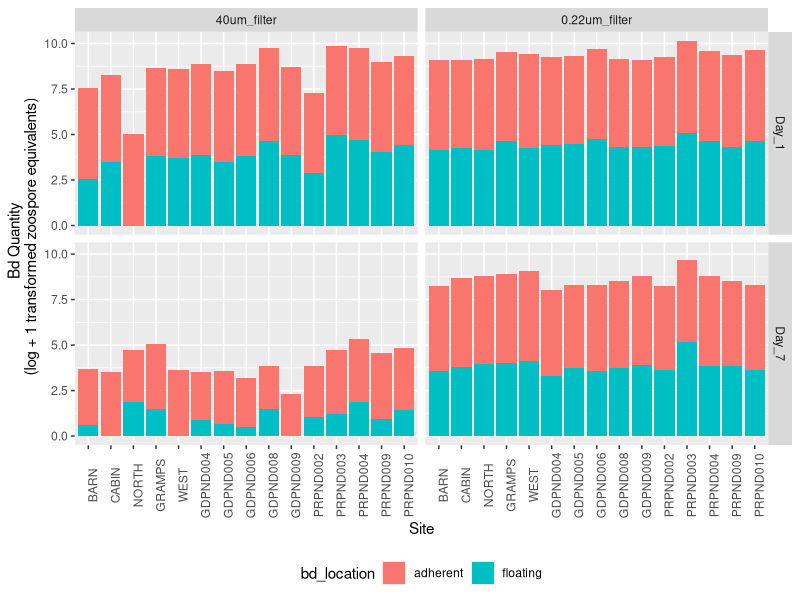
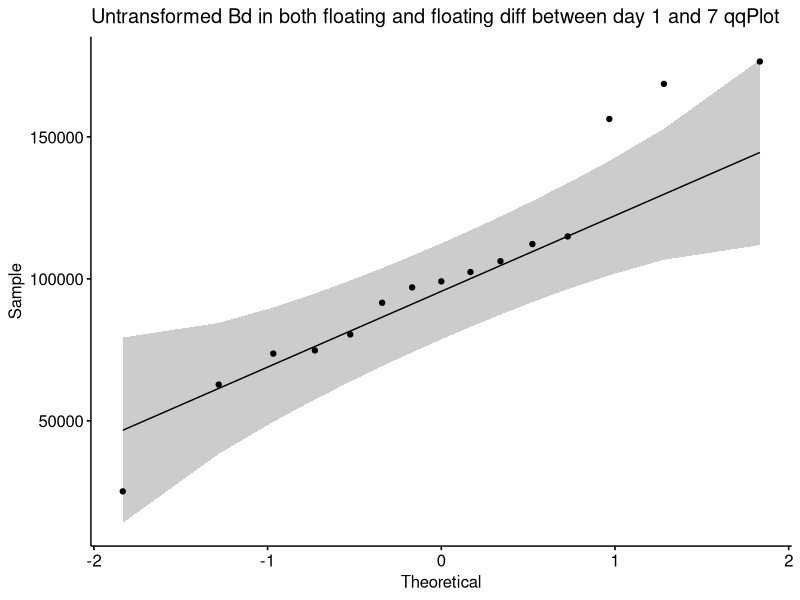
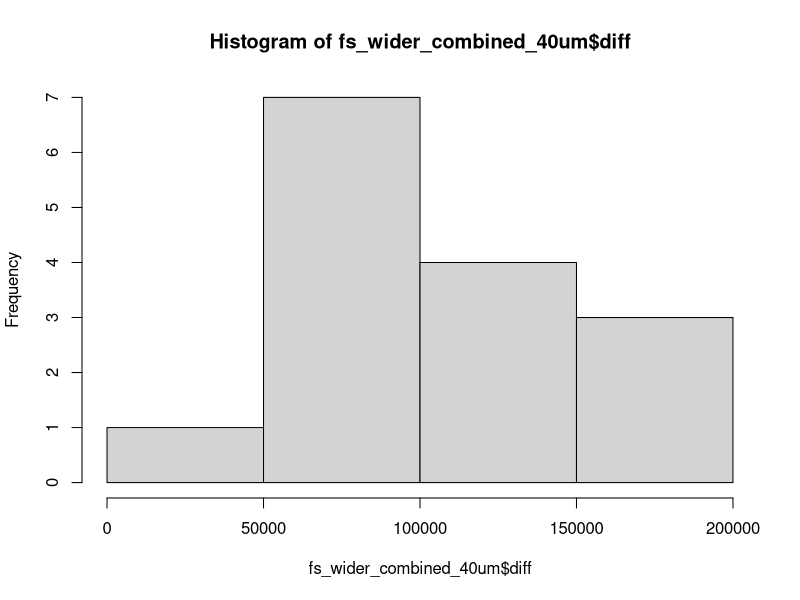
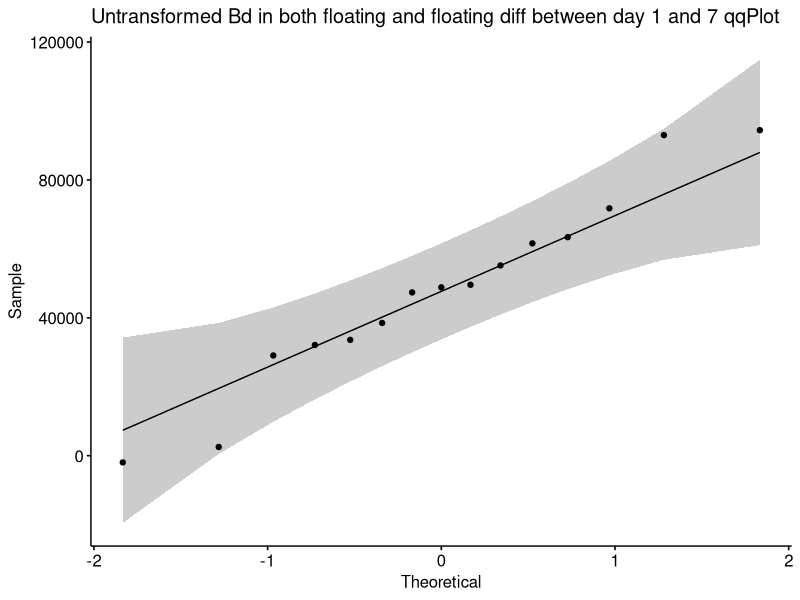
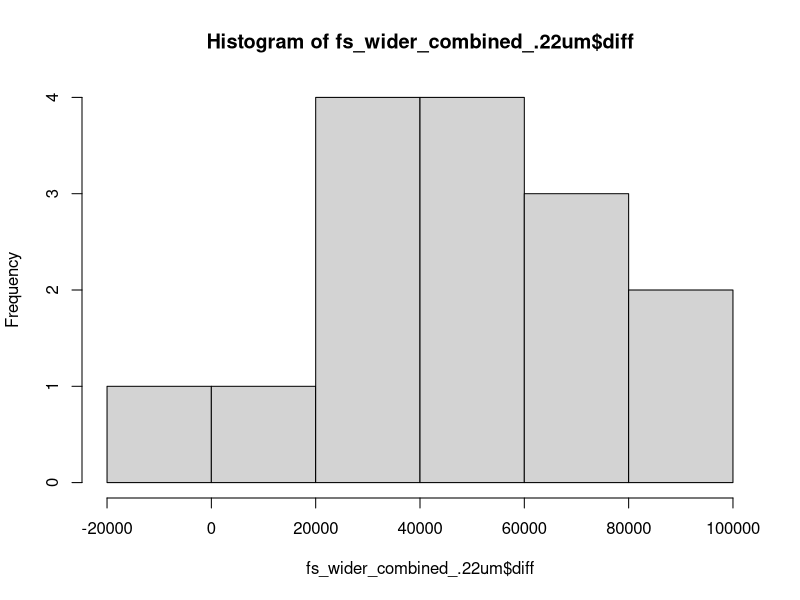
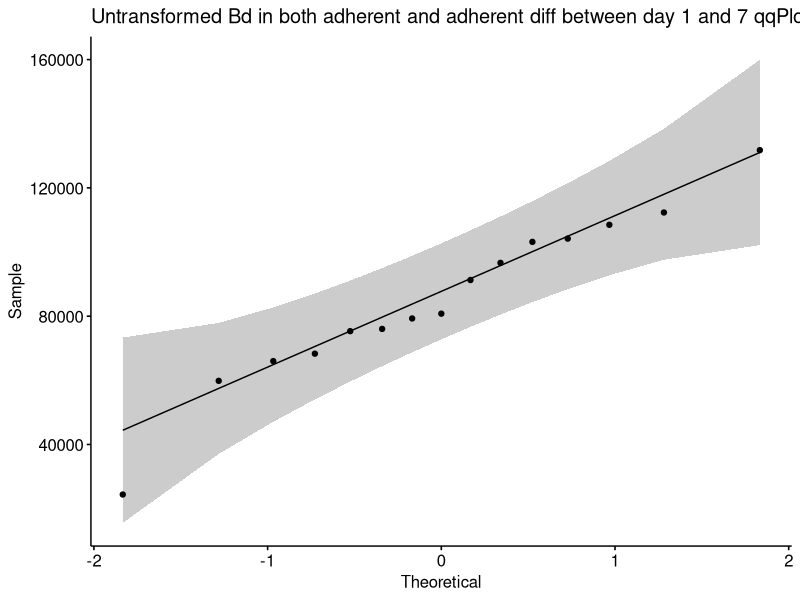
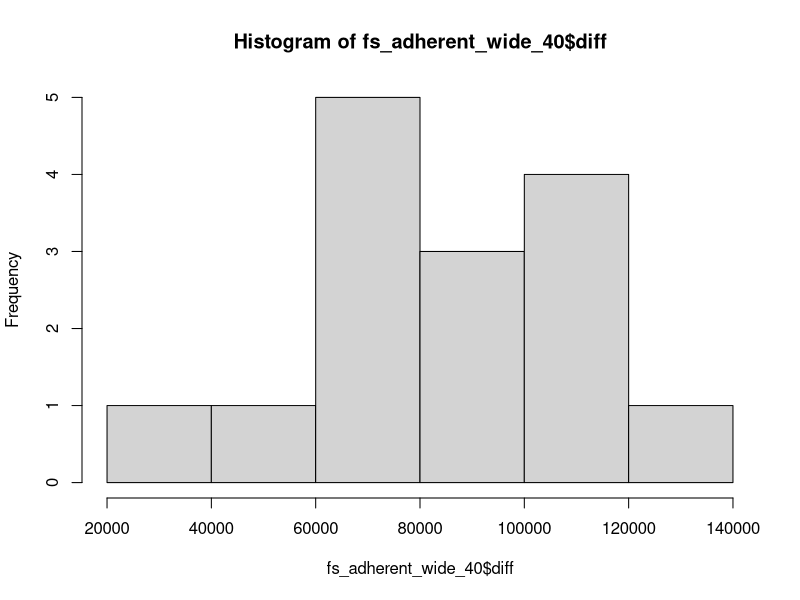
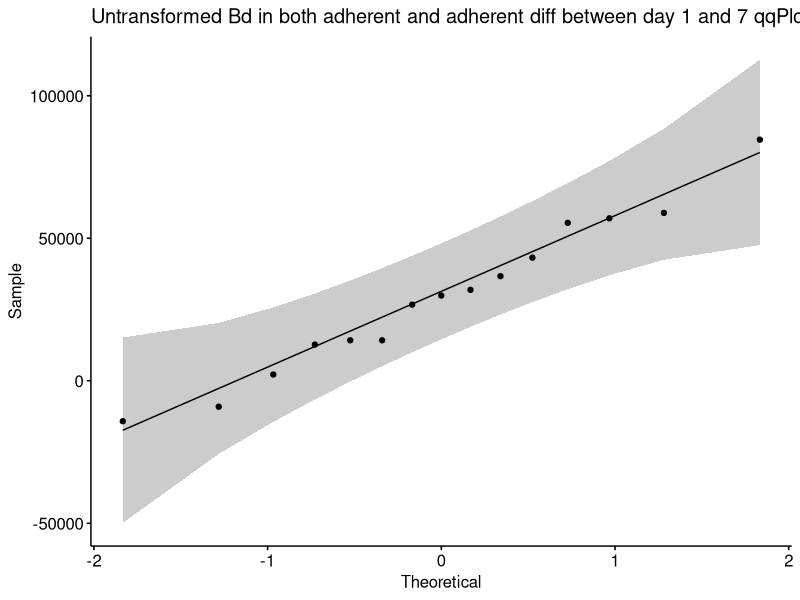

Write the R code that produced these figures, in order.
## ---- chunk 1
#| warning: false
#| include: false

# Data wrangling

## read in and clean data
library(tidyverse) # for cleaning and viewing data
library(here) # for importing data
library(ggpubr)
library(rstatix)
library(ggplot2)
library(car)
library(multcomp)

ns_biofilm_bd <- read.csv(here("data", "nine-sites-biofilm-on-Bd - Sheet1.csv"))
fs_pw_bd <- read.csv(here("data", "fifteen-sites-PW-on-Bd - Sheet1.csv"))


# data type cleaning

#  Part I
fs_pw_bd$bd_location <- factor(fs_pw_bd$bd_location, levels = c("adherent", "floating"))
fs_pw_bd$filter <- factor(fs_pw_bd$filter,
                          levels = c("40um_filter", "0.22um_filter"))
fs_pw_bd$day <- factor(fs_pw_bd$day, levels = c("1", "7"),
                            labels = c("Day_1", "Day_7"))
fs_pw_bd$site <- factor(fs_pw_bd$site,
                          levels = c("BARN", "CABIN", "NORTH", "GRAMPS", "WEST", "GDPND004", "GDPND005", "GDPND006", "GDPND008", "GDPND009", "PRPND002", "PRPND003", "PRPND004", "PRPND009", "PRPND010", "sterile MQ"))

#  Part II
ns_biofilm_bd$site <- factor(ns_biofilm_bd$site,
                                levels = c("CABIN", "GRAMPS", "WEST", "GDPND005", "GDPND006", "GDPND009", "PRPND004", "PRPND009", "PRPND010"))
ns_biofilm_bd$bd_location <- factor(ns_biofilm_bd$bd_location, levels = c("supernatant", "biofilm"))
ns_biofilm_bd$day <- factor(ns_biofilm_bd$day, levels = c("0", "1", "7"), 
                            labels = c("Day_0", "Day_1", "Day_7")) 
                            
unique(ns_biofilm_bd$site)
# remove the controls
fs_pw_bd <- fs_pw_bd %>%
  filter(site != "sterile MQ")

# no control for nine site expt

## ---- chunk 2
fs_pw_bd %>%
ggplot(aes(y= log10(bd_qty + 1), x = site, fill=bd_location)) + 
    geom_col() +
    facet_grid(day~filter)+
    #theme_classic() +
   theme(axis.text.x = element_text(angle = 90),
          legend.position = "bottom") + 
    xlab("Site") +
    ylab("Bd Quantity \n (log + 1 transformed zoospore equivalents)")
  ggtitle("Effect of aquatic environmental microbes on Bd growth")
## ---- chunk 3
# Assumptions testing

# Step 1: combine floating and floating
fs_wider_combined <- fs_pw_bd %>%
  pivot_wider(names_from = bd_location, values_from = bd_qty) %>%
  mutate(combined_bd = adherent + floating)

fs_wider_combined <- subset(fs_wider_combined, select = -c(adherent,floating) )

fs_wider_combined <- fs_wider_combined %>% 
  # calculate diff
  pivot_wider(names_from = day, values_from = combined_bd) %>%
  mutate(diff = Day_1 - Day_7)

# Step 2: create subsets for each treatment
fs_wider_combined_40um <- fs_wider_combined %>% 
  filter(filter =="40um_filter")
fs_wider_combined_.22um <- fs_wider_combined %>% 
  filter(filter =="0.22um_filter")

# Step 3: check normality of the differences across groups
fs_wider_combined_40um %>% 
 ggqqplot("diff", title = "Untransformed Bd in both floating and floating diff between day 1 and 7 qqPlot") # good enough
shapiro.test(fs_wider_combined_40um$diff) # normal, yay!
hist(fs_wider_combined_40um$diff) # good enough

fs_wider_combined_.22um %>% 
 ggqqplot("diff", title = "Untransformed Bd in both floating and floating diff between day 1 and 7 qqPlot") # gorgeous
shapiro.test(fs_wider_combined_.22um$diff) # normal, yay!
hist(fs_wider_combined_.22um$diff) # good enough
  
## ---- chunk 4
# Step 3: run the paired t-test on the difference
t.test(fs_wider_combined_40um$diff, fs_wider_combined_.22um$diff, paired = TRUE)
## ---- chunk 5
# Step 1: SELECT ONLY adherent BD and calculate the diff between day 1 and 7
fs_adherent_wide <- fs_pw_bd %>%
  filter(bd_location =="adherent") %>% 
  # calculate diff
  pivot_wider(names_from = day, values_from = bd_qty) %>%
  mutate(diff = Day_1 - Day_7)

# Step 2: create subsets for each treatment
fs_adherent_wide_40 <- fs_adherent_wide %>% 
  filter(filter =="40um_filter")
fs_adherent_wide_.22 <- fs_adherent_wide %>% 
  filter(filter =="0.22um_filter")

# Step 3: check normality of the differences across groups
fs_adherent_wide_40  %>% 
 ggqqplot("diff", title = "Untransformed Bd in both adherent and adherent diff between day 1 and 7 qqPlot") # perf
shapiro.test(fs_adherent_wide_40 $diff) # normal, yay!
hist(fs_adherent_wide_40 $diff) # good enough

fs_adherent_wide_.22 %>% 
 ggqqplot("diff", title = "Untransformed Bd in both adherent and adherent diff between day 1 and 7 qqPlot") # gorgeous
shapiro.test(fs_adherent_wide_.22$diff) # normal, yay!
hist(fs_adherent_wide_.22$diff) # good enough
  
## ---- chunk 6
# Step 3: run the paired t-test on the difference
t.test(fs_adherent_wide_.22$diff, fs_adherent_wide_40$diff, paired = TRUE)
## ---- chunk 7
par(mfrow = c(2, 2))

# Step 1: SELECT ONLY floating BD and calculate the diff between day 1 and 7
fs_floating_wide <- fs_pw_bd %>%
  filter(bd_location =="floating") %>% 
  # calculate diff
  pivot_wider(names_from = day, values_from = bd_qty) %>%
  mutate(diff = Day_1 - Day_7)

# Step 2: create subsets for each treatment
fs_floating_wide_40 <- fs_floating_wide %>% 
  filter(filter =="40um_filter")
fs_floating_wide_.22 <- fs_floating_wide %>% 
  filter(filter =="0.22um_filter")

# Step 3: check normality of the differences across groups
qq1 <- qqPlot(fs_floating_wide_40$diff) # NOPE
shapiro.test(fs_floating_wide_40$diff) # NOPE
hist40 <- hist(fs_floating_wide_40$diff) # NOPE 

## could log transform and try again if it is of interest
qq2 <- qqPlot(fs_floating_wide_.22$diff)
shapiro.test(fs_floating_wide_.22$diff) # normal, yay!
hist20 <- hist(fs_floating_wide_.22$diff) # good enough
  
# Step 3: run the paired t-test on the difference
#t.test(fs_floating_wide_.22$diff, fs_floating_wide_40$diff, paired = TRUE)

## ---- chunk 8
ns_biofilm_bd %>%
ggplot(aes(y= log10(bd_qty), x = site, fill=bd_location)) + 
    geom_col() +
    facet_grid(.~day)+
    theme(axis.text.x = element_text(angle = 90),
          legend.position = "bottom") + 
    xlab("Site") +
   ylab("Bd Quantity \n (log transformed zoospore equivalents)") +
  ggtitle("Lab Bd innoculation on East Bay Biofilms - 9 sites") 
## ---- chunk 9
# Step 1: combine floating and floating
combined <- ns_biofilm_bd %>%
  pivot_wider(names_from = bd_location, values_from = bd_qty) %>%
  mutate(combined_bd = biofilm + supernatant) %>% 
  mutate(log_combined_bd = log(combined_bd))

# assumptions
combined %>%
  group_by(day) %>%
  #shapiro_test(combined_bd) %>%  # SO DAMN CLOSE without transformation
  shapiro_test(log_combined_bd) # def normal


# anova
res.aov <- anova_test(data = combined, dv = log_combined_bd, wid = site, within = day)
get_anova_table(res.aov) # ges is the generalized effect size (amount of variability due to the within-subjects factor)

# post hoc pairwise comparison: pairwise ttest with bonferroni correction
pwc <-combined %>%
  pairwise_t_test(
    log_combined_bd ~ day, paired = TRUE,
    p.adjust.method = "bonferroni"
    )
pwc



## ---- chunk 10
biofilm_only <- ns_biofilm_bd %>%
  filter(bd_location == "biofilm") %>%
  mutate(log_qty = log(bd_qty))

# assumptions tests
biofilm_only %>%
  group_by(day) %>%
  shapiro_test(log_qty) # day 0 does not pass

# anova

res.aov <- anova_test(data = biofilm_only, dv = log_qty, wid = site, within = day)
get_anova_table(res.aov) # ges is the generalized effect size (amount of variability due to the within-subjects factor)

# post hoc pairwise comparison: pairwise ttest with bonferroni correction
pwc <- ns_biofilm_bd %>%
  filter(bd_location == "biofilm") %>%
  mutate(log_qty = log(bd_qty +1)) %>%
  pairwise_t_test(
    log_qty ~ day, paired = TRUE,
    p.adjust.method = "bonferroni"
    )
pwc

## ---- chunk 11

s_only <- ns_biofilm_bd %>%
  filter(bd_location == "supernatant") %>%
  mutate(log_qty = log(bd_qty))

# assumptions
s_only %>%
  group_by(day) %>%
  shapiro_test(log_qty) #passes

# anova
res.aov <- anova_test(data = s_only, dv = log_qty, wid = site, within = day)
get_anova_table(res.aov) # ges is the generalized effect size (amount of variability due to the within-subjects factor)

# post hoc pairwise comparison: pairwise ttest with bonferroni correction
pwc <-s_only %>%
  pairwise_t_test(
    log_qty ~ day, paired = TRUE,
    p.adjust.method = "bonferroni"
    )
pwc

## ---- chunk 12
fs_pw_bd %>%
  ggplot(aes(x = day, y = log(bd_qty +1), fill = bd_location)) +
  geom_boxplot() +
  theme_classic() +
  theme(axis.title = element_text(size = 12, face = "bold"),
        legend.position = "bottom") +
  ggtitle("15 sites ")

fs_pw_bd %>%
  ggplot(aes(x = day, y = log(bd_qty +1), fill = bd_location)) +
  geom_boxplot() +
  theme_classic() +
  theme(axis.title = element_text(size = 12, face = "bold"),
        legend.position = "bottom") +
  facet_wrap(~filter) +
  ggtitle("15 sites ")

## ---- chunk 13
ns_biofilm_bd %>%
  ggplot(aes(x = day, y = log(bd_qty +1), fill = bd_location)) +
  geom_boxplot() +
  theme_classic() +
  theme(axis.title = element_text(size = 12, face = "bold"),
        legend.position = "bottom") +
  ggtitle("Lab Bd innoculation on East Bay Biofilms - '9 sites' ")

## ---- chunk 14
ns_biofilm_bd %>%
  ggplot(aes(x = day, y = log(bd_qty +1), fill = bd_location)) +
  geom_boxplot() +
  theme_classic() +
  facet_wrap(~bd_location) +
  theme(axis.title = element_text(size = 12, face = "bold"),
        legend.position = "bottom") +
  ggtitle(" Lab Bd innoculation on East Bay Biofilms - '9 sites' ")
## ---- chunk 15
# all data biofilms
ns_biofilm_bd %>%
  filter(bd_location == "biofilm") %>% #filter out only bd in biofilm
  ggplot(aes(x = log(bd_qty +1))) +
  geom_histogram(position = "identity",  bins=30) +
  theme_classic() +
  theme(axis.title = element_text(size = 12, face = "bold")) +
  ggtitle("Bd in BIOFILMS from 9 site experiment")

# faceted by day
ns_biofilm_bd %>%
  filter(bd_location == "biofilm") %>% #filter out only bd in biofilm
  ggplot(aes(x = log(bd_qty +1))) +
  geom_histogram(position = "identity",  bins=30) +
  facet_wrap(~day) +
  theme_classic() +
  theme(axis.title = element_text(size = 12, face = "bold")) +
  ggtitle("Bd in BIOFILMS from 9 site experiment")

# all data supernatant
ns_biofilm_bd %>%
  filter(bd_location == "supernatant") %>% #filter out only bd in biofilm
  ggplot(aes(x = log(bd_qty +1))) +
  geom_histogram(position = "identity",  bins=30) +
  theme_classic() +
  theme(axis.title = element_text(size = 12, face = "bold")) +
  ggtitle("Bd in SUPERNATANT from 9 site experiment")

# faceted by day
ns_biofilm_bd %>%
  filter(bd_location == "supernatant") %>% #filter out only bd in biofilm
  ggplot(aes(x = log(bd_qty +1))) +
  geom_histogram(position = "identity", bins=30) +
  facet_wrap(~day) +
  theme_classic() +
  theme(axis.title = element_text(size = 12, face = "bold")) +
  ggtitle("Bd in SUPERNATANT from 9 site experiment")

## ---- chunk 16
# whole dataset
ns_biofilm_bd %>%
  filter(bd_location == "biofilm") %>%
  mutate(log_qty = log(bd_qty +1)) %>%
ggqqplot("log_qty", title = "Bd in biofilm qqPlot")

# per day
ns_biofilm_bd %>%
  filter(bd_location == "biofilm") %>%
  mutate(log_qty = log(bd_qty +1)) %>%
ggqqplot("log_qty", facet.by = "day", title = "Bd in biofilm qqPlot")

# difference between day 1 and day 7
ns_biofilm_bd %>%
  filter(bd_location == "biofilm") %>%
  pivot_wider(names_from = day, values_from = bd_qty) %>%
  mutate(diff = Day_1 - Day_7) %>%
  mutate(log_diff = log(diff +1)) %>%
  ggqqplot("log_diff", title = "Bd in biofilm diff between day 1 and 7 qqPlot")

# whole dataset
ns_biofilm_bd %>%
  filter(bd_location == "supernatant") %>%
  mutate(log_qty = log(bd_qty +1)) %>%
ggqqplot("log_qty", title = "Bd in SUPERNATANT qqPlot")

# per day
ns_biofilm_bd %>%
  filter(bd_location == "supernatant") %>%
  mutate(log_qty = log(bd_qty +1)) %>%
ggqqplot("log_qty", facet.by = "day", title = "Bd in SUPERNATANT qqPlot")

# difference between day 1 and day 7
ns_biofilm_bd %>%
  filter(bd_location == "supernatant") %>%
  pivot_wider(names_from = day, values_from = bd_qty) %>%
  mutate(diff = Day_1 - Day_7) %>%
  mutate(log_diff = log(diff +1)) %>%
  ggqqplot("log_diff", title = "Bd in supernatant diff between day 1 and 7 qqPlot")

## ---- chunk 17
#| include: false


# shapiro - wilks test: all Bd biofilm
ns_biofilm_bd %>%
  filter(bd_location == "biofilm") %>%
  mutate(log_bd_qty = log(bd_qty +1)) %>%
  group_by(day) %>%
  shapiro_test(log_bd_qty) # day 0 not normal

# shapiro - wilks test: difference in day 1 and day 7
ns_biofilm_bd %>%
  filter(bd_location == "biofilm") %>%
  pivot_wider(names_from = day, values_from = bd_qty) %>%
  mutate(diff = Day_1 - Day_7) %>%
  mutate(log_diff = log(diff +1)) %>%
  shapiro_test(log_diff) # normal

## ---- chunk 18
#| include: false


#### paired t-test between day 1 and 7
d1 <- ns_biofilm_bd %>% 
  filter(bd_location == "biofilm") %>%
  filter(day == "Day_1")

d7 <- ns_biofilm_bd %>% 
  filter(bd_location == "biofilm") %>%
  filter(day == "Day_7")

t.test(d1$bd_qty, d7$bd_qty, paired = TRUE)
## ---- chunk 19
#| include: false


# shapiro - wilks test: all Bd biofilm
ns_biofilm_bd %>%
  filter(bd_location == "supernatant") %>%
  mutate(log_bd_qty = log(bd_qty +1)) %>%
  group_by(day) %>%
  shapiro_test(log_bd_qty) # all good

# shapiro - wilks test: difference in day 1 and day 7
ns_biofilm_bd %>%
  filter(bd_location == "supernatant") %>%
  pivot_wider(names_from = day, values_from = bd_qty) %>%
  mutate(diff = Day_1 - Day_7) %>%
  mutate(log_diff = log(diff +1)) %>%
  shapiro_test(log_diff) # normal

## ---- chunk 20
#| include: false

#### paired t-test between day 1 and 7
d1 <- ns_biofilm_bd %>% 
  filter(bd_location == "supernatant") %>%
  filter(day == "Day_1")

d7 <- ns_biofilm_bd %>% 
  filter(bd_location == "supernatant") %>%
  filter(day == "Day_7")

t.test(d1$bd_qty, d7$bd_qty, paired = TRUE)
